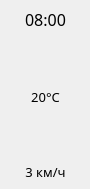
             <widget class="QWidget" name="widgetLittle2" native="true">
              <property name="minimumSize">
               <size>
                <width>90</width>
                <height>189</height>
               </size>
              </property>
              <property name="maximumSize">
               <size>
                <width>90</width>
                <height>189</height>
               </size>
              </property>
              <property name="styleSheet">
               <string notr="true"/>
              </property>
              <widget class="QWidget" name="layoutWidget_6">
               <property name="geometry">
                <rect>
                 <x>0</x>
                 <y>0</y>
                 <width>91</width>
                 <height>191</height>
                </rect>
               </property>
               <layout class="QVBoxLayout" name="verticalLayout_23">
                <property name="spacing">
                 <number>0</number>
                </property>
                <property name="sizeConstraint">
                 <enum>QLayout::SetDefaultConstraint</enum>
                </property>
                <item>
                 <layout class="QHBoxLayout" name="horizontalLayout_83">
                  <property name="spacing">
                   <number>0</number>
                  </property>
                  <property name="sizeConstraint">
                   <enum>QLayout::SetDefaultConstraint</enum>
                  </property>
                  <item>
                   <spacer name="horizontalSpacer_40">
                    <property name="orientation">
                     <enum>Qt::Horizontal</enum>
                    </property>
                    <property name="sizeHint" stdset="0">
                     <size>
                      <width>40</width>
                      <height>20</height>
                     </size>
                    </property>
                   </spacer>
                  </item>
                  <item>
                   <widget class="QLabel" name="todayForecastTime2">
                    <property name="minimumSize">
                     <size>
                      <width>0</width>
                      <height>0</height>
                     </size>
                    </property>
                    <property name="maximumSize">
                     <size>
                      <width>70</width>
                      <height>16777215</height>
                     </size>
                    </property>
                    <property name="font">
                     <font>
                      <family>Segoe UI Semilight</family>
                      <pointsize>12</pointsize>
                      <bold>false</bold>
                     </font>
                    </property>
                    <property name="text">
                     <string>08:00</string>
                    </property>
                    <property name="alignment">
                     <set>Qt::AlignCenter</set>
                    </property>
                   </widget>
                  </item>
                  <item>
                   <spacer name="horizontalSpacer_41">
                    <property name="orientation">
                     <enum>Qt::Horizontal</enum>
                    </property>
                    <property name="sizeHint" stdset="0">
                     <size>
                      <width>40</width>
                      <height>20</height>
                     </size>
                    </property>
                   </spacer>
                  </item>
                 </layout>
                </item>
                <item>
                 <layout class="QHBoxLayout" name="horizontalLayout_84">
                  <property name="spacing">
                   <number>0</number>
                  </property>
                  <property name="sizeConstraint">
                   <enum>QLayout::SetDefaultConstraint</enum>
                  </property>
                  <item>
                   <spacer name="horizontalSpacer_146">
                    <property name="orientation">
                     <enum>Qt::Horizontal</enum>
                    </property>
                    <property name="sizeHint" stdset="0">
                     <size>
                      <width>40</width>
                      <height>20</height>
                     </size>
                    </property>
                   </spacer>
                  </item>
                  <item>
                   <widget class="QLabel" name="todayForecastImg2">
                    <property name="minimumSize">
                     <size>
                      <width>40</width>
                      <height>40</height>
                     </size>
                    </property>
                    <property name="maximumSize">
                     <size>
                      <width>40</width>
                      <height>40</height>
                     </size>
                    </property>
                    <property name="text">
                     <string/>
                    </property>
                    <property name="pixmap">
                     <pixmap resource="resources.qrc">:/resources/images/main/rainy.png</pixmap>
                    </property>
                    <property name="alignment">
                     <set>Qt::AlignCenter</set>
                    </property>
                   </widget>
                  </item>
                  <item>
                   <spacer name="horizontalSpacer_147">
                    <property name="orientation">
                     <enum>Qt::Horizontal</enum>
                    </property>
                    <property name="sizeHint" stdset="0">
                     <size>
                      <width>40</width>
                      <height>20</height>
                     </size>
                    </property>
                   </spacer>
                  </item>
                 </layout>
                </item>
                <item>
                 <layout class="QHBoxLayout" name="horizontalLayout_85">
                  <property name="spacing">
                   <number>0</number>
                  </property>
                  <property name="sizeConstraint">
                   <enum>QLayout::SetDefaultConstraint</enum>
                  </property>
                  <item>
                   <spacer name="horizontalSpacer_148">
                    <property name="orientation">
                     <enum>Qt::Horizontal</enum>
                    </property>
                    <property name="sizeHint" stdset="0">
                     <size>
                      <width>40</width>
                      <height>20</height>
                     </size>
                    </property>
                   </spacer>
                  </item>
                  <item>
                   <widget class="QLabel" name="todayForecastTemp2">
                    <property name="minimumSize">
                     <size>
                      <width>0</width>
                      <height>0</height>
                     </size>
                    </property>
                    <property name="maximumSize">
                     <size>
                      <width>50</width>
                      <height>16777215</height>
                     </size>
                    </property>
                    <property name="font">
                     <font>
                      <family>Segoe UI Light</family>
                      <pointsize>10</pointsize>
                      <bold>false</bold>
                     </font>
                    </property>
                    <property name="text">
                     <string>20°C</string>
                    </property>
                    <property name="alignment">
                     <set>Qt::AlignCenter</set>
                    </property>
                   </widget>
                  </item>
                  <item>
                   <spacer name="horizontalSpacer_149">
                    <property name="orientation">
                     <enum>Qt::Horizontal</enum>
                    </property>
                    <property name="sizeHint" stdset="0">
                     <size>
                      <width>40</width>
                      <height>20</height>
                     </size>
                    </property>
                   </spacer>
                  </item>
                 </layout>
                </item>
                <item>
                 <layout class="QHBoxLayout" name="horizontalLayout_86">
                  <property name="spacing">
                   <number>0</number>
                  </property>
                  <property name="sizeConstraint">
                   <enum>QLayout::SetDefaultConstraint</enum>
                  </property>
                  <item>
                   <spacer name="horizontalSpacer_150">
                    <property name="orientation">
                     <enum>Qt::Horizontal</enum>
                    </property>
                    <property name="sizeHint" stdset="0">
                     <size>
                      <width>40</width>
                      <height>20</height>
                     </size>
                    </property>
                   </spacer>
                  </item>
                  <item>
                   <widget class="QLabel" name="todayForecastWind2">
                    <property name="minimumSize">
                     <size>
                      <width>40</width>
                      <height>30</height>
                     </size>
                    </property>
                    <property name="maximumSize">
                     <size>
                      <width>40</width>
                      <height>40</height>
                     </size>
                    </property>
                    <property name="text">
                     <string/>
                    </property>
                    <property name="pixmap">
                     <pixmap resource="resources.qrc">:/resources/images/navigation-top-right.png</pixmap>
                    </property>
                    <property name="scaledContents">
                     <bool>false</bool>
                    </property>
                    <property name="alignment">
                     <set>Qt::AlignCenter</set>
                    </property>
                   </widget>
                  </item>
                  <item>
                   <spacer name="horizontalSpacer_151">
                    <property name="orientation">
                     <enum>Qt::Horizontal</enum>
                    </property>
                    <property name="sizeHint" stdset="0">
                     <size>
                      <width>40</width>
                      <height>20</height>
                     </size>
                    </property>
                   </spacer>
                  </item>
                 </layout>
                </item>
                <item>
                 <layout class="QHBoxLayout" name="horizontalLayout_87">
                  <property name="spacing">
                   <number>0</number>
                  </property>
                  <property name="sizeConstraint">
                   <enum>QLayout::SetDefaultConstraint</enum>
                  </property>
                  <item>
                   <spacer name="horizontalSpacer_152">
                    <property name="orientation">
                     <enum>Qt::Horizontal</enum>
                    </property>
                    <property name="sizeHint" stdset="0">
                     <size>
                      <width>40</width>
                      <height>20</height>
                     </size>
                    </property>
                   </spacer>
                  </item>
                  <item>
                   <widget class="QLabel" name="todayForecastWindSpeed2">
                    <property name="minimumSize">
                     <size>
                      <width>0</width>
                      <height>0</height>
                     </size>
                    </property>
                    <property name="maximumSize">
                     <size>
                      <width>60</width>
                      <height>16777215</height>
                     </size>
                    </property>
                    <property name="font">
                     <font>
                      <family>Segoe UI Light</family>
                      <pointsize>10</pointsize>
                      <bold>false</bold>
                     </font>
                    </property>
                    <property name="text">
                     <string>3 км/ч</string>
                    </property>
                    <property name="alignment">
                     <set>Qt::AlignCenter</set>
                    </property>
                   </widget>
                  </item>
                  <item>
                   <spacer name="horizontalSpacer_153">
                    <property name="orientation">
                     <enum>Qt::Horizontal</enum>
                    </property>
                    <property name="sizeHint" stdset="0">
                     <size>
                      <width>40</width>
                      <height>20</height>
                     </size>
                    </property>
                   </spacer>
                  </item>
                 </layout>
                </item>
               </layout>
              </widget>
             </widget>
